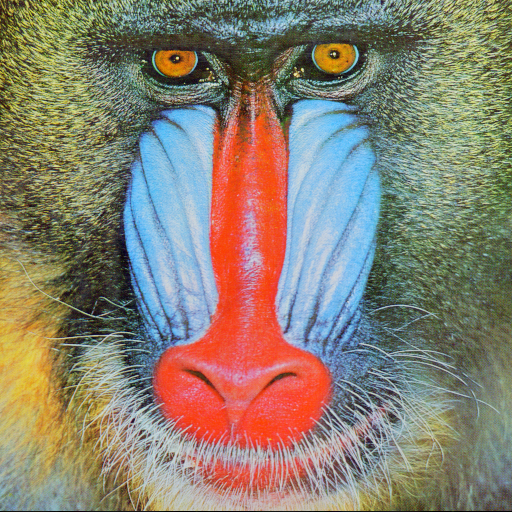
%> input picture Robotics/Examen Parcial 2/baboon.png, 512 x 512 px
$ octave Ejercicio2.m   (GNU Octave 9; MATLAB toolbox functions it lacks are replaced by stand-ins)
%> lines starting %> are read from the running program, lines starting %| are printed output that depends on the picture
clear all
close all
img_rgb=imread('baboon.png');
%> img_rgb is the input picture: size 512x512x3 uint8; mean R, G, B 137.4, 128.9, 113.1

[fil,col,c]=size(img_rgb);%tamaño de la imagen
%> fil = 512; col = 512; c = 3
img_rgb = double(img_rgb);
%> img_rgb: size 512x512x3 double
img_rot = zeros(fil,col,c);

angulo_theta=pi/4;
M_angulos=[cos(angulo_theta),sin(angulo_theta);-sin(angulo_theta),cos(angulo_theta)];
aux=zeros(2,2);
M_const  = [0;362];

for x = 1:fil
    for y = 1:col
        M_val=[x;y];
        aux=(M_angulos*M_val)+M_const;
        v=round(aux(1));
        s=round(aux(2));
        %if(v<=fil)&&(s<=col)&&(v>=1)&&(s>=1)
            img_rot(v,s,:)=img_rgb(x,y,:);
        %end


    end
end
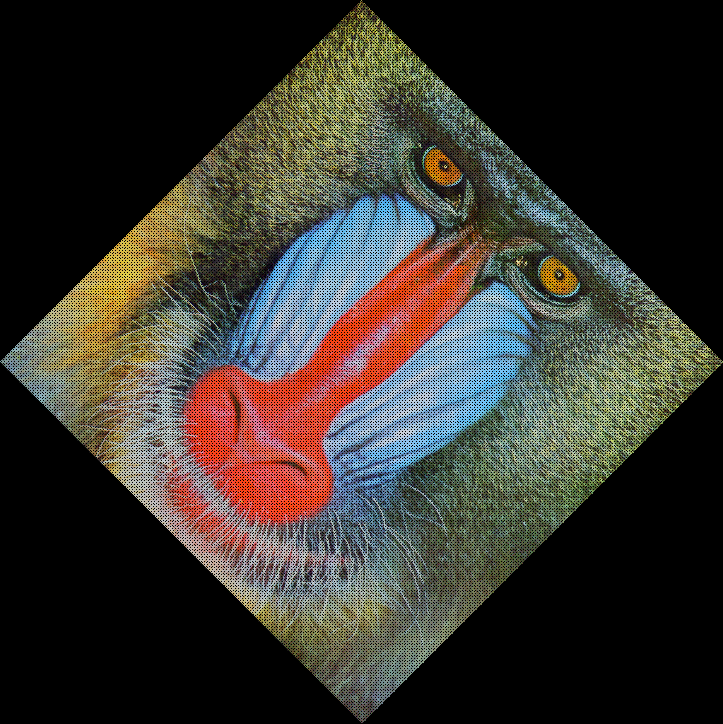
%> img_rot: size 724x723x3 double; mean R, G, B 57, 53.5, 46.9


img_rec=zeros(fil,col,c);

[filas,columnas,canales]=size(img_rot);%tamaño de la imagen
%> filas = 724; columnas = 723; canales = 3

filas_aux=round((filas-fil)/2);
%> filas_aux = 106
columnas_aux=round((columnas-col)/2);
%> columnas_aux = 106
for x = 1:fil
    for y = 1:col
        img_rec(x,y,:)=img_rot(x+filas_aux,y+columnas_aux,:);

    end
end
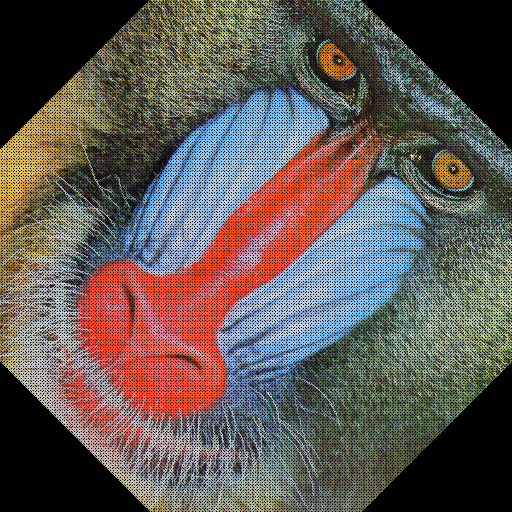
%> img_rec: size 512x512x3 double; mean R, G, B 94.8, 87.3, 80

img_rot = uint8(img_rot);
%> img_rot: size 724x723x3 uint8
img_rgb = uint8(img_rgb);
img_rec = uint8(img_rec);
%> img_rec: size 512x512x3 uint8


figure;
subplot(1,2,1);
imshow(img_rgb);
subplot(1,2,2);
imshow(img_rec);
